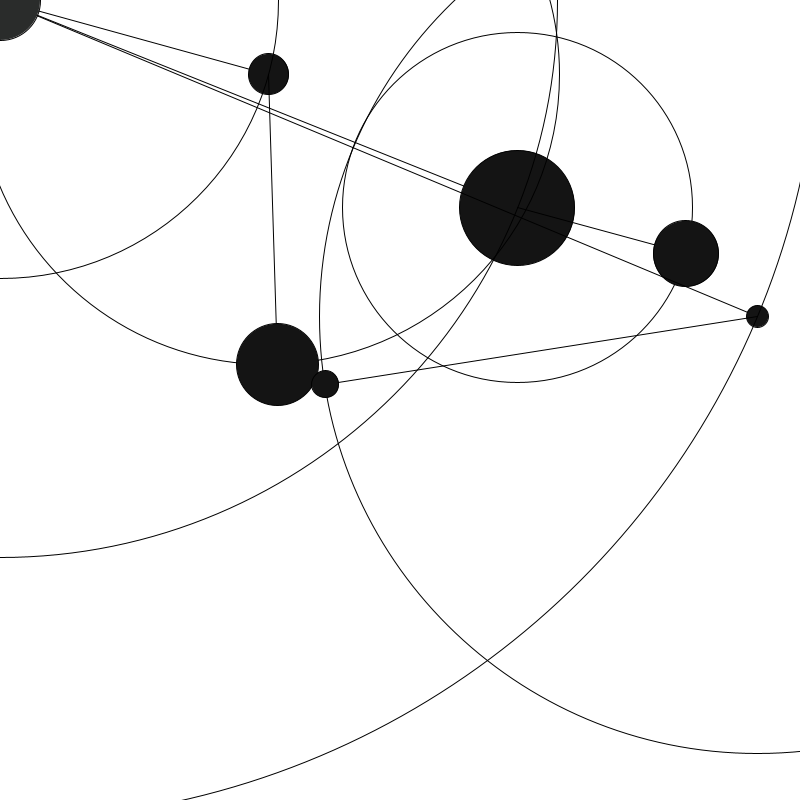
Frame 1 (no input)
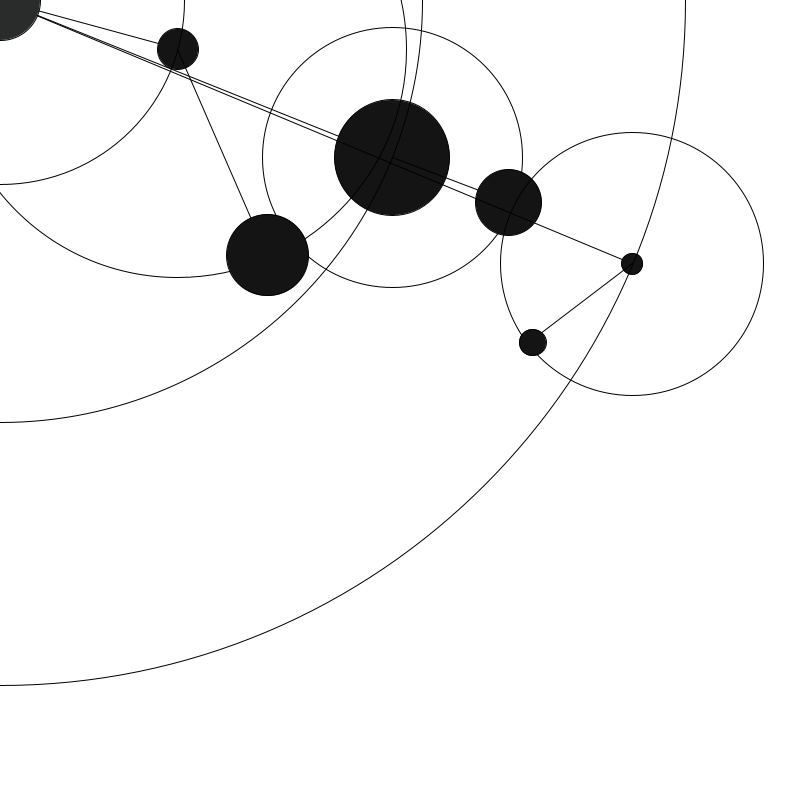
Frame 60 (the mouse pressed at the canvas centre just before this capture)
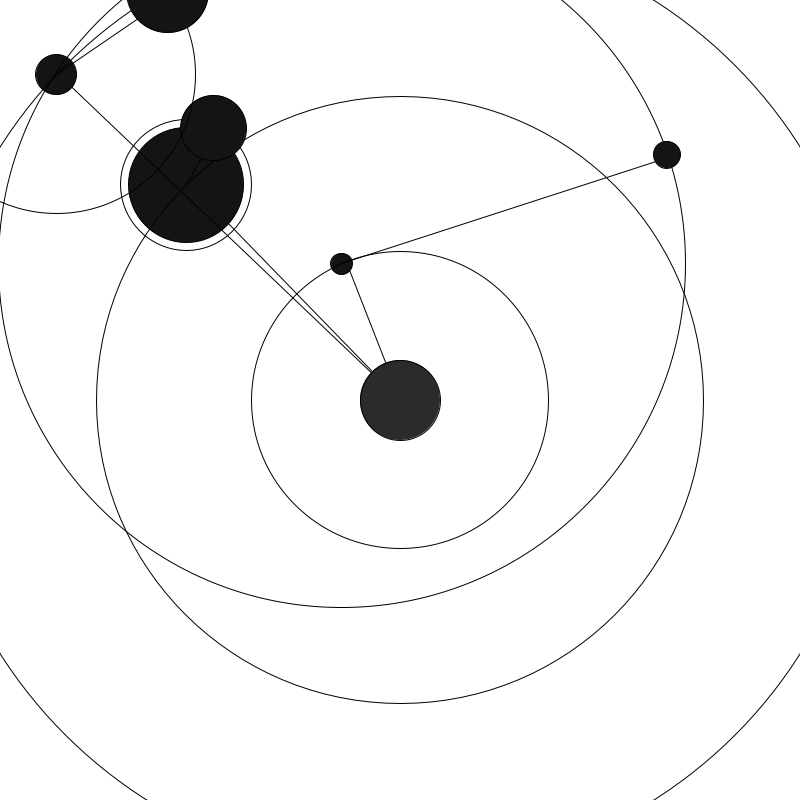
Frame 120 (the mouse held since frame 60 and released just before this capture)

The Processing sketch that drew these frames (run headless with seeded random() and noise(); from frame 60 on, the mouse is pressed at the canvas centre):

// Processing sketch: N1_602_AccelerationMouse
// ── N1_602_AccelerationMouse.pde
Ball[] b = new Ball[3];
Ball[] b2 = new Ball[3];

void setup() {
  size(800,800);
  background(0);
  for(int i = 0; i < b.length; i++){
  b[i] = new Ball();
  b2[i] = new Ball(1);
  }
  smooth(20);
  noCursor();
}

void draw() {
  background(255);
  for(int i = 0; i < b.length; i++){
  b[i].move();
  b[i].init();
  //b.detect();
  //b[i].edges();
  
  b2[i].move(b[i]);
  b2[i].init();
  //b2[i].edges();
  fill(42,44,43);
  }
  //noStroke();
  ellipse(mouseX, mouseY, 80,80);
}
// ── Ball.pde
class Ball {
  PVector location;
  PVector velocity;
  PVector acceleration;
  PVector mouse;
  PVector moon;
  float sz, time, spd, mag, m, d1, d2;
  Ball() {
    location = new PVector(random(width), random(height));
    velocity = new PVector(0,0); //1,3
    acceleration = new PVector(0,0);
    sz = random(20,120);
    time = 0;
    spd = 0.005;
    mag = random(0.05, 0.15);
    
  }
  
  Ball(int g) {
    location = new PVector(random(width), random(height));
    velocity = new PVector(0,0); //1,3
    acceleration = new PVector(0,0);
    sz = random(20,120);
    time = 0;
    spd = 0.005;
    mag = random(0.05, 0.15);
    m = g;
    
  }
  
void init() {
  fill(20);;
  //sz = noise(time);
  //sz = map(sz, 0, 1,20,120);
  ellipse(location.x,location.y,sz,sz);
  time+= spd;
}

void move(Ball other) {
  //acceleration = PVector.random2D();
  mouse = new PVector(mouseX,mouseY);
  noFill();
  
  d1 = dist(mouse.x,mouse.y,other.location.x,other.location.y);
  ellipse(mouse.x,mouse.y,d1*2,d1*2);
  if (m == 1){
  mouse = new PVector(other.location.x,other.location.y);
  d2 = dist(location.x,location.y,other.location.x,other.location.y);
  }
  line(mouse.x,mouse.y,location.x,location.y);
  ellipse(other.location.x,other.location.y,d2*2,d2*2);
  
  mouse.sub(location);
  mouse.setMag(mag);
  acceleration = mouse;
  
  velocity.add(acceleration);
  location.add(velocity);
  velocity.limit(5);
  
}

void move() {
  //acceleration = PVector.random2D();
  mouse = new PVector(mouseX,mouseY);
  line(mouse.x,mouse.y,location.x,location.y);
  mouse.sub(location);
  mouse.setMag(mag);
  acceleration = mouse;
  
  velocity.add(acceleration);
  location.add(velocity);
  velocity.limit(5);
}

void edges() {
  if (location.x > width+sz/2) location.x = 0;
  if (location.x < 0-sz/2)     location.x = width;
  if (location.y > height+sz/2)location.y = 0; 
  if (location.y < 0-sz/2)     location.y = height;
}

void detect() {
  if (location.x>width-sz/2 || location.x<0+sz/2) {
    velocity.x*=-1;
  } if (location.y>height-sz/2 || location.y<0+sz/2){
    velocity.y*=-1;
  }
  }
}
